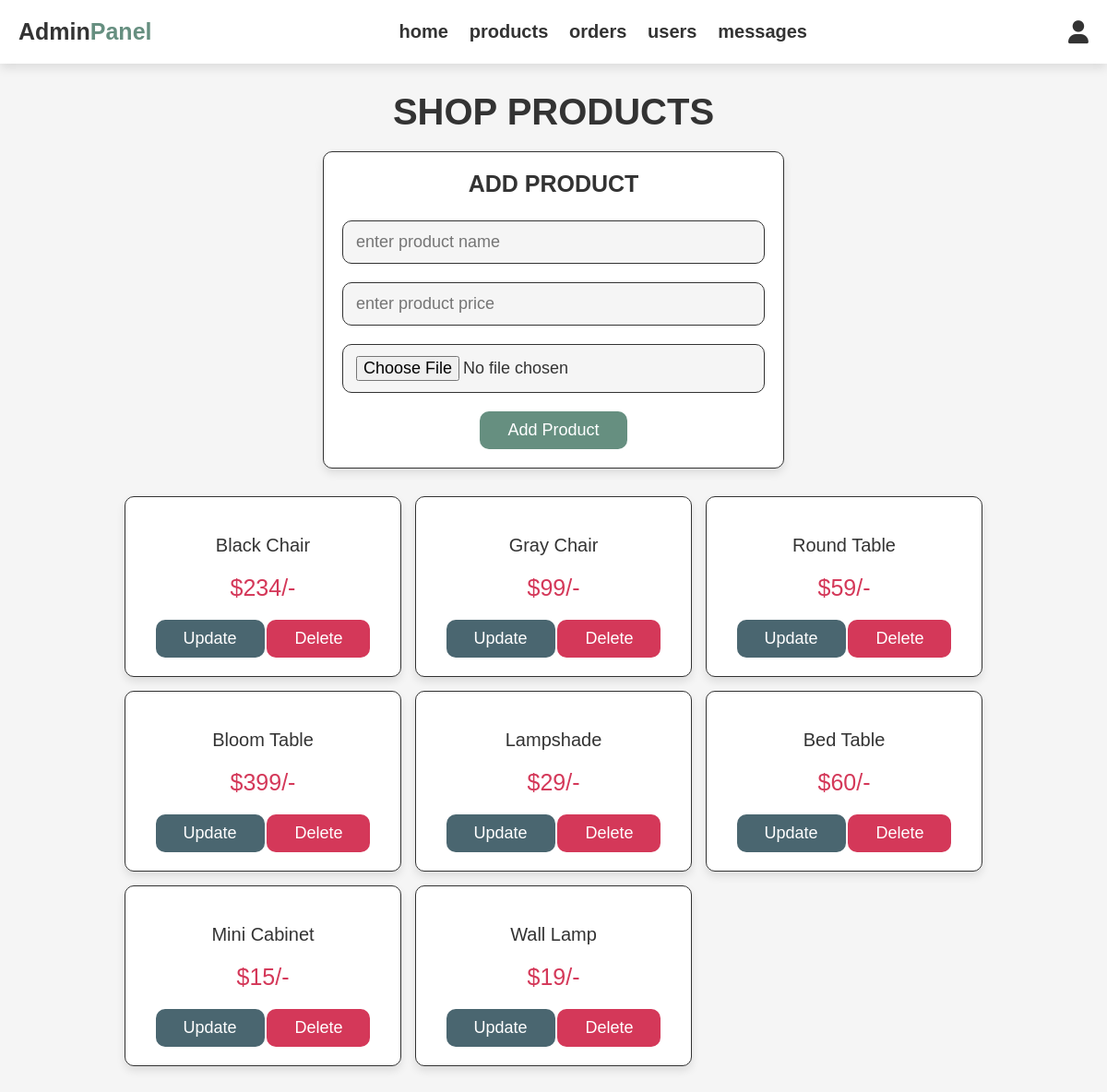
The page /admin_products.php (signed in) on the database its author committed.
### tables this page shows
CREATE TABLE `products` (
  `id` int(100) NOT NULL,
  `name` varchar(100) NOT NULL,
  `price` int(100) NOT NULL,
  `image` varchar(100) NOT NULL
);

### admin_products.php (the view, shortened to what this page needs)
<?php
include 'config.php';
?>
<!DOCTYPE html>
<html lang="en">
<head>
   <link rel="stylesheet" href="https://cdnjs.cloudflare.com/ajax/libs/font-awesome/6.0.0/css/all.min.css">
   <link rel="stylesheet" href="css/admin_style.css">
</head>
<body>
<?php include 'admin_header.php'; ?>
<section class="add-products">
   <h1 class="title">shop products</h1>
   <form action="" method="post" enctype="multipart/form-data">
      <h3>add product</h3>
      <input type="text" name="name" class="box" placeholder="enter product name" required>
      <input type="number" min="0" name="price" class="box" placeholder="enter product price" required>
      <input type="file" name="image" accept="image/jpg, image/jpeg, image/png" class="box" required>
      <input type="submit" value="add product" name="add_product" class="btn">
   </form>
</section>
<section class="show-products">
   <div class="box-container">
      <?php
         $select_products = mysqli_query($conn, "SELECT * FROM `products`") or die('query failed');
         if(mysqli_num_rows($select_products) > 0){
            while($fetch_products = mysqli_fetch_assoc($select_products)){
      ?>
      <div class="box">
         <div class="name"><?php echo $fetch_products['name']; ?></div>
         <div class="price">$<?php echo $fetch_products['price']; ?>/-</div>
         <a href="admin_products.php?update=<?php echo $fetch_products['id']; ?>" class="option-btn">update</a>
         <a href="admin_products.php?delete=<?php echo $fetch_products['id']; ?>" class="delete-btn" onclick="return confirm('delete this product?');">delete</a>
      </div>
      <?php
         }
      }else{
         echo '<p class="empty">no products added yet!</p>';
      }
      ?>
   </div>
</section>
</body>
</html>

### admin_header.php (shortened to what this page needs)
<header class="header">
   <div class="flex">
      <a href="admin_page.php" class="logo">Admin<span>Panel</span></a>
      <nav class="navbar">
         <a href="admin_page.php">home</a>
         <a href="admin_products.php">products</a>
         <a href="admin_orders.php">orders</a>
         <a href="admin_users.php">users</a>
         <a href="admin_contacts.php">messages</a>
      </nav>
      <div class="icons">
         <div id="user-btn" class="fas fa-user"></div>
      </div>
   </div>
</header>

### css/admin_style.css (style rules this page uses)
:root { --purple:#668F80; --red:#D43859; --orange:#4A6670; --black:#333; --white:#fff; --light-color:#666; --light-white:#ccc; --light-bg:#f5f5f5; --border:.1rem solid var(--black); --box-shadow:0 .5rem 1rem rgba(0,0,0,.1); }
* { font-family: Arial; margin:0; padding:0; box-sizing: border-box; outline: none; border:none; text-decoration: none; transition:all .2s linear; }
html { font-size: 62.5%; overflow-x: hidden; }
body { background-color: var(--light-bg); }
section { padding:3rem 2rem; }
.title { text-align: center; margin-bottom: 2rem; text-transform: uppercase; color:var(--black); font-size: 4rem; }
.btn, .option-btn, .delete-btn, .white-btn { display: inline-block; margin-top: 1rem; padding:1rem 3rem; cursor: pointer; color:var(--white); font-size: 1.8rem; border-radius: 10px; text-transform: capitalize; }
.white-btn, .btn { background-color: var(--purple); }
.option-btn { background-color: var(--orange); }
.delete-btn { background-color: var(--red); }
.header { position: sticky; top:0; left:0; right:0; z-index: 1000; background-color: var(--white); box-shadow: var(--box-shadow); }
.header .flex { display: flex; align-items: center; padding:2rem; justify-content: space-between; position: relative; max-width: 1200px; margin:0 auto; }
.header .flex .logo { font-size: 2.5rem; color:var(--black); }
.logo { font-weight: bold; }
.header .flex .logo span { color:var(--purple); }
.header .flex .navbar a { margin:0 1rem; font-size: 2rem; color:var(--black); font-weight: bold; }
.header .flex .icons div { margin-left: 1.5rem; font-size: 2.5rem; cursor: pointer; color:var(--black); }
.add-products form { background-color: var(--white); border-radius: 10px; padding:2rem; text-align: center; box-shadow: var(--box-shadow); border:var(--border); max-width: 50rem; margin:0 auto; }
.add-products form h3 { font-size: 2.5rem; text-transform: uppercase; color:var(--black); margin-bottom: 1.5rem; }
.add-products form .box { width: 100%; background-color: var(--light-bg); border-radius: 10px; margin:1rem 0; padding:1.2rem 1.4rem; color:var(--black); font-size: 1.8rem; border:var(--border); }
.show-products .box-container { display: grid; grid-template-columns: repeat(auto-fit, 30rem); justify-content: center; gap:1.5rem; max-width: 1200px; margin:0 auto; align-items: flex-start; }
.show-products { padding-top: 0; }
.show-products .box-container .box { text-align: center; padding:2rem; border-radius: 10px; border:var(--border); box-shadow: var(--box-shadow); background-color: var(--white); }
.show-products .box-container .box .name { padding:1rem 0; font-size: 2rem; color:var(--black); }
.show-products .box-container .box .price { padding:1rem 0; font-size: 2.5rem; color:var(--red); }

### rows shown on the page
products: name "Black Chair", price "234"
products: name "Gray Chair", price "99"
products: name "Round Table", price "59"
products: name "Bloom Table", price "399"
products: name "Lampshade", price "29"
products: name "Bed Table", price "60"
products: name "Mini Cabinet", price "15"
products: name "Wall Lamp", price "19"
